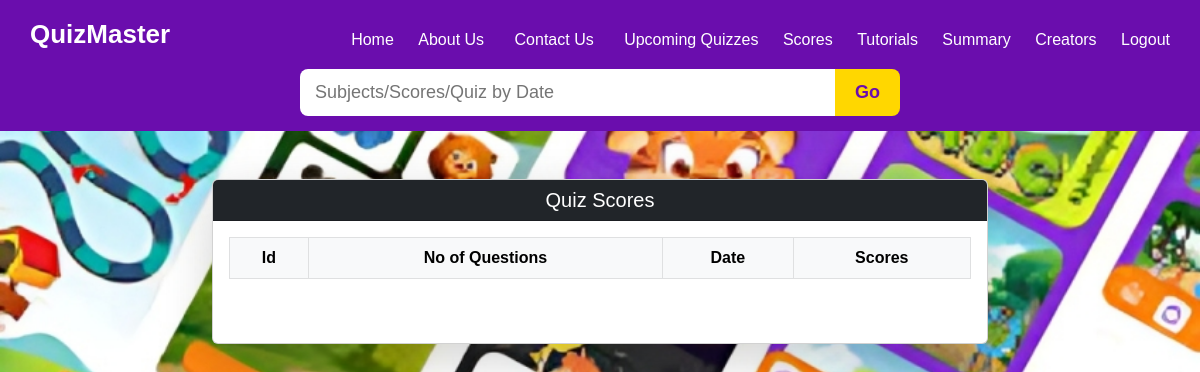
The page /viewScores (signed in) on the database as committed earlier.
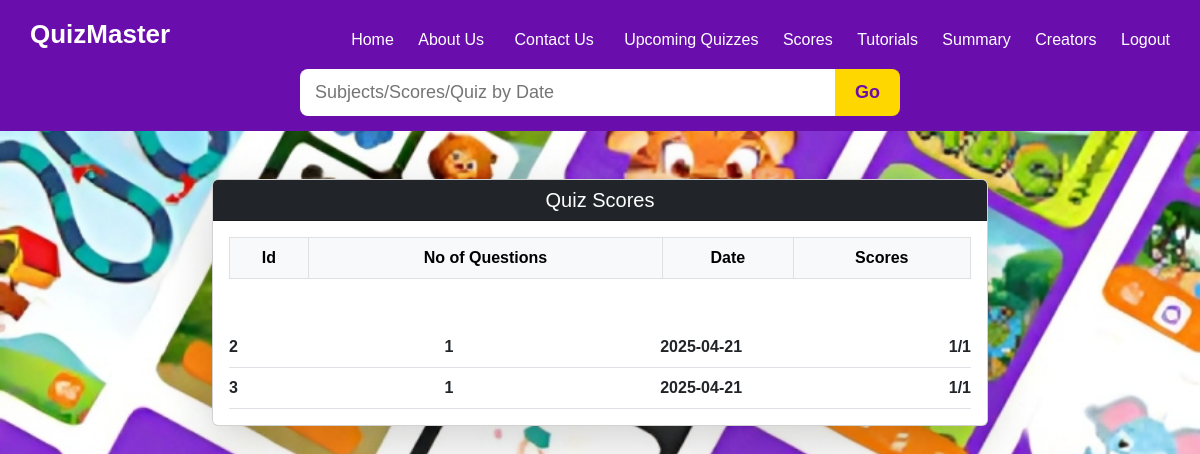
The same page on the database as committed later.
### app.py (models this page shows)
class Score(db.Model):
    __tablename__ = 'score'
    s_id = db.Column(db.Integer, autoincrement=True, primary_key=True)
    date_taken=db.Column(db.Date, nullable=False)
    dur=db.Column(db.Time, nullable=False)
    score=db.Column(db.Integer, nullable=False)
    u_id = db.Column(db.Integer, db.ForeignKey("user.u_id", ondelete="CASCADE"), nullable=False)
    quiz_id = db.Column(db.Integer, db.ForeignKey("quiz.quiz_id", ondelete="CASCADE"), nullable=False)
    c_q_ids = db.Column(db.Text, nullable=True)
    i_q_ids = db.Column(db.Text, nullable=True)
    u_ans = db.Column(db.Text, nullable=True)

### app.py (the view)
@app.route('/viewScores', methods=['GET','POST'])
def view_scores():
    u_id=session.get('u_id')
    scores=Score.query.filter_by(u_id=u_id).all()
    for sc in scores:
        sc.tot_q=len(Question.query.filter_by(quiz_id=sc.quiz_id).all())
    return render_template('viewScores.html',scores=scores)

### app.py (called while the page is built)
@app.before_request
def create_tables():
    db.create_all()
    if not User.query.filter_by(email="Admin12@gmail.com").first():
        admin=User(name="Admin", email="Admin12@gmail.com", password=generate_password_hash("Silvia06@10"), std=0, dob=datetime.strptime("2006-06-01", "%Y-%m-%d").date(),admin=True)
        db.session.add(admin)
        db.session.commit()

### templates/viewScores.html (shortened to what this page needs)
<!DOCTYPE html>
<html lang="en">
<head>
    <link href="https://cdn.jsdelivr.net/npm/bootstrap@5.3.0/dist/css/bootstrap.min.css" rel="stylesheet">
</head>
<body class="bg-primary">
    <nav>
        <div class="nav-container">
            <div class="logo">QuizMaster</div>
            <div class="nav-links">
                <a href="/user_Dashboard">Home</a>
                <a href="/about">About Us</a>
                <button onclick="scrollToContactUs()">Contact Us</button>
                <a href="/upquiz">Upcoming Quizzes</a>
                <a href="/viewScores">Scores</a>
                <a href="/usertutorials">Tutorials</a>
                <a href="/results">Summary</a>
                <a href="/creators">Creators</a>
                <a href="{{url_for('logout')}}">Logout</a>
            </div>
            <div class="nav-search">
            <form action="{{url_for('user_search')}}" method="GET" class="search-form">
                <input type="search" name="query" id="ad_search" placeholder="Subjects/Scores/Quiz by Date" />
                <button type="submit">Go</button>
            </form>
            </div>
        </div>
    </nav>
<div class="container-fluid pt-5">
    <div class="row justify-content-center">
        <div class="col-md-8">
            <div class="card shadow-lg mb-4">
                <div class="card-header bg-dark text-white text-center">
                    <h5 class="mb-0">Quiz Scores</h5>
                </div>
                <div class="card-body">
                    <table class="table table-bordered text-center align-middle">
                      <thead class="table-light">
                          <tr>
                              <th>Id</th>
                              <th>No of Questions</th>
                              <th>Date</th>
                              <th>Scores</th>
                          </tr>
                      </thead>
                  </table>
                </div>
                <div class="card-body">
                    {% for sc in scores %}
                    <div class="d-flex justify-content-between border-bottom py-2">
                        <span><strong>{{sc.quiz_id}}</strong></span>
                        <span><strong>{{sc.tot_q}}</strong></span>
                        <span><strong>{{sc.date_taken}}</strong></span>
                        <span><strong>{{sc.score}}/{{sc.tot_q}}</strong></span>
                    </div>
                    {% endfor %}
                </div>
            </div>
        </div>
    </div>
</div>
</body>
</html>

Rows that differ between the two databases and show on the page:
added Score: quiz_id "2", tot_q "1", date_taken "2025-04-21", score "1"
added Score: quiz_id "3", tot_q "1", date_taken "2025-04-21", score "1"
